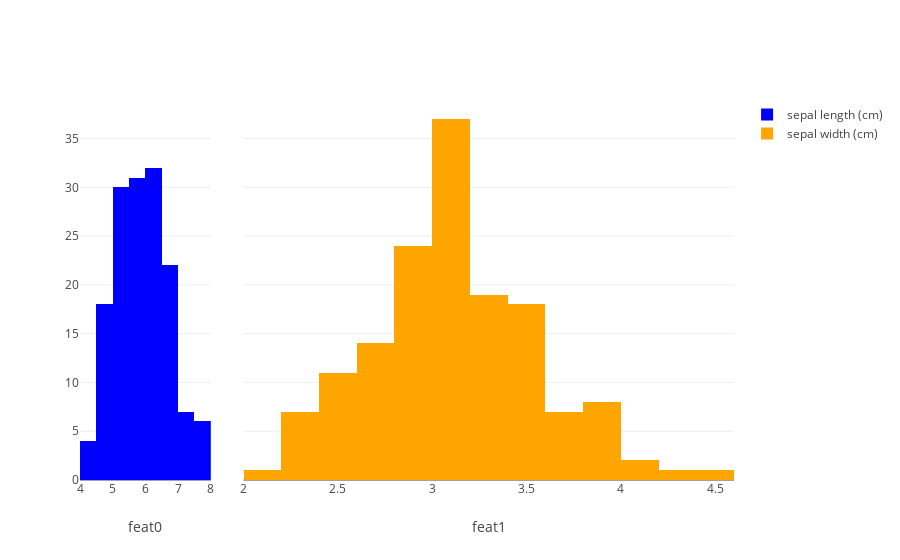

Notebook source saved alongside this figure:
### Markdown cell above
**domain(調整)**

### Code cell
x1 = df.iloc[:, 1]
x2 = df.iloc[:, 2]

# trace
trace1 = go.Histogram(x=x0,
                      name=feat_names[0],
                      marker=dict(color='blue'),
                      xaxis='x1')
trace2 = go.Histogram(x=x1,
                      name=feat_names[1],
                      marker=dict(color='orange'),
                      xaxis='x2')
data = [trace1, trace2]

# domain は [0 1] の範囲で指定。
layout = go.Layout(xaxis= dict(domain=[0, 0.2], anchor='x1', title='feat0'),
                   yaxis= dict(),
                   xaxis2=dict(domain=[0.25, 1], anchor='x2', title='feat1'),
                   yaxis2=dict())
fig = go.Figure(data=data, layout=layout)
iplot(fig)

### Figure 1 — Plotly figure (JSON) as saved in the notebook; plotly's stock layout.template omitted (floating-point values rounded to 4 significant figures; data arrays with more than 128 entries replaced by an {"elided": "..."} marker saying what was removed)
{"data": [{"marker": {"color": "blue"}, "name": "sepal length (cm)", "type": "histogram", "uid": "33baea41-e4a3-447c-a579-b12e269011d7", "x": {"elided": "150 float values"}, "xaxis": "x"}, {"marker": {"color": "orange"}, "name": "sepal width (cm)", "type": "histogram", "uid": "1155e098-bb11-4757-af8f-37b00ba7aeba", "x": {"elided": "150 float values"}, "xaxis": "x2"}], "layout": {"autosize": true, "xaxis": {"anchor": "x", "autorange": true, "domain": [0, 0.2], "range": [4, 8], "title": {"text": "feat0"}, "type": "linear"}, "xaxis2": {"anchor": "x2", "autorange": true, "domain": [0.25, 1], "range": [2.0, 4.6], "title": {"text": "feat1"}, "type": "linear"}, "yaxis": {"autorange": true, "range": [0, 38.95]}}}
